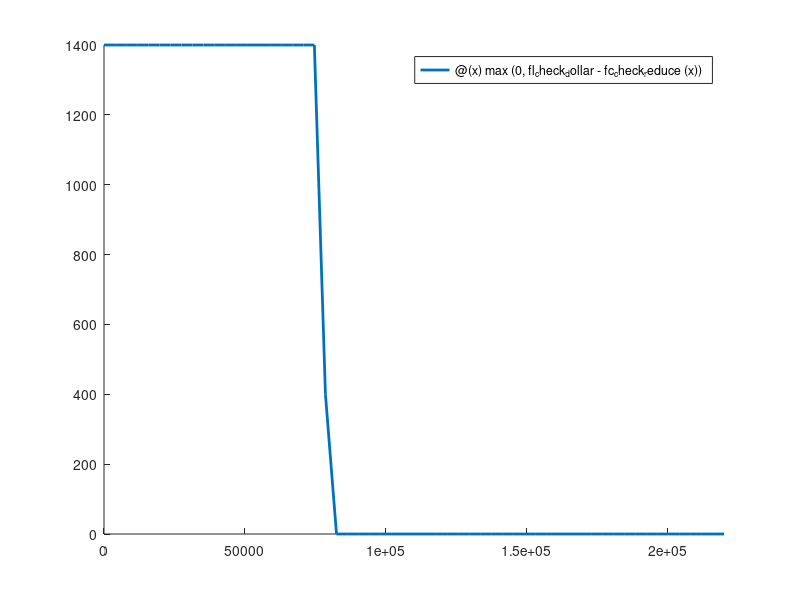

Recreate this plot in MATLAB. (Note: this script raises an error after producing the figure.)
%% SNW_STIMULUS_CHECKS_BIDEN Biden checks, not used in Matlab
%    Biden checks, not ujsed in matlab
%
%    See also SNWX_STIMULUS_CHECKS
%

function [varargout] = snw_stimulus_checks_biden(varargin)
% Load inputs or not
if (~isempty(varargin))
    % this relies on externally generated parameters, defaults do not have to be generated
    % if this file has to be invoked many times, then this saves time by avoiding
    % regenerating defaults over and over again
    
    if (length(varargin) ==3)
        [it_kids, bl_marital, bl_visualize] = varargin{:};
    end
    
else
    close all;
    
    bl_visualize = true;
    [it_kids, bl_marital] = deal(0,0);
    
end

% Second round check
fc_stimulus_biden = snwi_stimulus_check(it_kids, bl_marital);

% Visualize
if (bl_visualize)
    figure();
    hold on;
    
    % Set bounds on the domain
    fl_x_lower = 0;
    fl_x_higher = 220000;
    
    % Graph
    pl_check = fplot(fc_stimulus_biden, [fl_x_lower, fl_x_higher],...
        '-', 'Linewidth',2);
    
    % Legend
    legend([pl_check], ...
        {'Biden checks'}, ...
        'Location','best',...
        'NumColumns',1,'FontSize',12,'TextColor','black');
    
    % Add x-axis and y-axis
    pl_xline = xline(0);
    pl_yline = yline(0);
    pl_xline.HandleVisibility = 'off';
    pl_yline.HandleVisibility = 'off';
    
    % Title and y and y-able
    title({'Biden stimulus check amounts as a function of household income (under consideration)',...
        ['Kids count = ' num2str(it_kids) '; marital status = ' num2str(bl_marital)]}, ...
        'Interpreter', "none");
    ylabel('Stimulus check amount');
    xlabel('income levels');
    
    % Add grids
    grid on;
    grid minor;
end

%% Return 
varargout = cell(nargout,0);
for it_k = 1:nargout
    if (it_k==1)
        ob_out_cur = fc_stimulus_biden;
    end
    varargout{it_k} = ob_out_cur;
end

end

%% Biden Check Actual
function fc_stimulus_check = snwi_stimulus_check(it_kids, bl_marital)

fl_stimulus_adult = 1400;
fl_stimulus_child = 1400;
fl_slope_m0k0 = 1400/(80000-75000);
fl_slope_m0k1 = 2800/(120000-112500);
fl_slope_m0k2 = 4200/(120000-112500);
fl_slope_m0k3 = 5600/(120000-112500);
fl_slope_m0k4 = 7000/(120000-112500);
% disp(['Check Reduction Per $100 fl_slope_m0k0=' num2str(round(fl_slope_m0k0*100, 3))]);
% disp(['Check Reduction Per $100 fl_slope_m0k1=' num2str(round(fl_slope_m0k1*100, 3))]);
% disp(['Check Reduction Per $100 fl_slope_m0k2=' num2str(round(fl_slope_m0k2*100, 3))]);
% disp(['Check Reduction Per $100 fl_slope_m0k3=' num2str(round(fl_slope_m0k3*100, 3))]);
% disp(['Check Reduction Per $100 fl_slope_m0k4=' num2str(round(fl_slope_m0k4*100, 3))]);

fl_slope_m1k0 = 2800/(160000-150000);
fl_slope_m1k1 = 4200/(160000-150000);
fl_slope_m1k2 = 5600/(160000-150000);
fl_slope_m1k3 = 7000/(160000-150000);
fl_slope_m1k4 = 8400/(160000-150000);
% disp(['Check Reduction Per $100 fl_slope_m1k0=' num2str(round(fl_slope_m1k0*100, 3))]);
% disp(['Check Reduction Per $100 fl_slope_m1k1=' num2str(round(fl_slope_m1k1*100, 3))]);
% disp(['Check Reduction Per $100 fl_slope_m1k2=' num2str(round(fl_slope_m1k2*100, 3))]);
% disp(['Check Reduction Per $100 fl_slope_m1k3=' num2str(round(fl_slope_m1k3*100, 3))]);
% disp(['Check Reduction Per $100 fl_slope_m1k4=' num2str(round(fl_slope_m1k4*100, 3))]);

% Check Reduction Per $100 fl_slope_m0k0=28
% Check Reduction Per $100 fl_slope_m0k1=37.333
% Check Reduction Per $100 fl_slope_m0k2=56
% Check Reduction Per $100 fl_slope_m0k3=74.667
% Check Reduction Per $100 fl_slope_m0k4=93.333
% Check Reduction Per $100 fl_slope_m1k0=28
% Check Reduction Per $100 fl_slope_m1k1=42
% Check Reduction Per $100 fl_slope_m1k2=56
% Check Reduction Per $100 fl_slope_m1k3=70
% Check Reduction Per $100 fl_slope_m1k4=84

% start point household head
fl_check_dollar = fl_stimulus_adult;
% married household gets more, marital = 0, 1
fl_check_dollar = fl_check_dollar + bl_marital*fl_stimulus_adult;
% Households with kids: 0, 1,2,3,4
fl_check_dollar = fl_check_dollar + it_kids*fl_stimulus_child;

if (~bl_marital && it_kids == 0)
    % The benefit would start decreasing at a rate of $5 for every additional $100 in income
    fc_check_reduce = @(x) ((max(x - 75000,0))*fl_slope_m0k0);
end

% phaseout starts $112,500 for heads of household
if (~bl_marital && it_kids == 1)    
    fc_check_reduce = @(x) ((max(x - 112500,0))*fl_slope_m0k1);
elseif (~bl_marital && it_kids == 2)
    fc_check_reduce = @(x) ((max(x - 112500,0))*fl_slope_m0k2);
elseif (~bl_marital && it_kids == 3)
    fc_check_reduce = @(x) ((max(x - 112500,0))*fl_slope_m0k3);
elseif (~bl_marital && it_kids == 4)
    fc_check_reduce = @(x) ((max(x - 112500,0))*fl_slope_m0k4);
end

% phaseout starts $150,000 for heads of household
if (bl_marital && it_kids == 0)
    fc_check_reduce = @(x) ((max(x - 150000,0))*fl_slope_m1k0);
elseif (bl_marital && it_kids == 1)
    fc_check_reduce = @(x) ((max(x - 150000,0))*fl_slope_m1k1);
elseif (bl_marital && it_kids == 2)
    fc_check_reduce = @(x) ((max(x - 150000,0))*fl_slope_m1k2);
elseif (bl_marital && it_kids == 3)
    fc_check_reduce = @(x) ((max(x - 150000,0))*fl_slope_m1k3);
elseif (bl_marital && it_kids == 4)
    fc_check_reduce = @(x) ((max(x - 150000,0))*fl_slope_m1k4);
end

% stimulus check function first check
fc_stimulus_check = @(x) max(0, fl_check_dollar - fc_check_reduce(x));

end

%% Biden Check Proposed
function fc_stimulus_check = snwi_stimulus_check_proposed(it_kids, bl_marital)
% x is household income
% ,Single with 0 children,Stimulus check,,,Single with 1 child,Stimulus check,,,Single with 2 children,Stimulus check,,,Single with 3 children,Stimulus check,,,Single with 4 children,Stimulus check,,,,,Married,Child count
% Income,75000,1400,,Income,112500,2800,,Income,112500,4200,,Income,112500,5600,,Income,112500,7000,,,,,,
% Income,100000,0,,Income,150000,0,,Income,150000,0,,Income,150000,0,,Income,150000,0,,,,,,
% ,Married with 0 children,Stimulus check,,,Married with 1 child,Stimulus check,,,Married with 2 children,Stimulus check,,,Married with 3 children,Stimulus check,,,Married with 4 children,Stimulus check,,,,,,
% Income,150000,2800,,Income,150000,4200,,Income,150000,5600,,Income,150000,7000,,Income,150000,8400,,,,,,
% Income,200000,0,,Income,200000,0,,Income,200000,0,,Income,200000,0,,Income,200000,0,,,,,,

fl_stimulus_adult = 1400;
fl_stimulus_child = 1400;
fl_slope_m0k0 = 1400/(100000-75000);
fl_slope_m0k1 = 2800/(150000-112500);
fl_slope_m0k2 = 4200/(150000-112500);
fl_slope_m0k3 = 5600/(150000-112500);
fl_slope_m0k4 = 7000/(150000-112500);
% disp(['Check Reduction Per $100 fl_slope_m0k0=' num2str(round(fl_slope_m0k0*100, 3))]);
% disp(['Check Reduction Per $100 fl_slope_m0k1=' num2str(round(fl_slope_m0k1*100, 3))]);
% disp(['Check Reduction Per $100 fl_slope_m0k2=' num2str(round(fl_slope_m0k2*100, 3))]);
% disp(['Check Reduction Per $100 fl_slope_m0k3=' num2str(round(fl_slope_m0k3*100, 3))]);
% disp(['Check Reduction Per $100 fl_slope_m0k4=' num2str(round(fl_slope_m0k4*100, 3))]);

fl_slope_m1k0 = 2800/(200000-150000);
fl_slope_m1k1 = 4200/(200000-150000);
fl_slope_m1k2 = 5600/(200000-150000);
fl_slope_m1k3 = 7000/(200000-150000);
fl_slope_m1k4 = 8400/(200000-150000);
% disp(['Check Reduction Per $100 fl_slope_m1k0=' num2str(round(fl_slope_m1k0*100, 3))]);
% disp(['Check Reduction Per $100 fl_slope_m1k1=' num2str(round(fl_slope_m1k1*100, 3))]);
% disp(['Check Reduction Per $100 fl_slope_m1k2=' num2str(round(fl_slope_m1k2*100, 3))]);
% disp(['Check Reduction Per $100 fl_slope_m1k3=' num2str(round(fl_slope_m1k3*100, 3))]);
% disp(['Check Reduction Per $100 fl_slope_m1k4=' num2str(round(fl_slope_m1k4*100, 3))]);

% Check Reduction Per $100 fl_slope_m0k0=5.6
% Check Reduction Per $100 fl_slope_m0k1=7.467
% Check Reduction Per $100 fl_slope_m0k2=11.2
% Check Reduction Per $100 fl_slope_m0k3=14.933
% Check Reduction Per $100 fl_slope_m0k4=18.667
% Check Reduction Per $100 fl_slope_m1k0=5.6
% Check Reduction Per $100 fl_slope_m1k1=8.4
% Check Reduction Per $100 fl_slope_m1k2=11.2
% Check Reduction Per $100 fl_slope_m1k3=14
% Check Reduction Per $100 fl_slope_m1k4=16.8

% start point household head
fl_check_dollar = fl_stimulus_adult;
% married household gets more, marital = 0, 1
fl_check_dollar = fl_check_dollar + bl_marital*fl_stimulus_adult;
% Households with kids: 0, 1,2,3,4
fl_check_dollar = fl_check_dollar + it_kids*fl_stimulus_child;

if (~bl_marital && it_kids == 0)
    % The benefit would start decreasing at a rate of $5 for every additional $100 in income
    fc_check_reduce = @(x) ((max(x - 75000,0))*fl_slope_m0k0);
end

% phaseout starts $112,500 for heads of household
if (~bl_marital && it_kids == 1)    
    fc_check_reduce = @(x) ((max(x - 112500,0))*fl_slope_m0k1);
elseif (~bl_marital && it_kids == 2)
    fc_check_reduce = @(x) ((max(x - 112500,0))*fl_slope_m0k2);
elseif (~bl_marital && it_kids == 3)
    fc_check_reduce = @(x) ((max(x - 112500,0))*fl_slope_m0k3);
elseif (~bl_marital && it_kids == 4)
    fc_check_reduce = @(x) ((max(x - 112500,0))*fl_slope_m0k4);
end

% phaseout starts $150,000 for heads of household
if (bl_marital && it_kids == 0)
    fc_check_reduce = @(x) ((max(x - 150000,0))*fl_slope_m1k0);
elseif (bl_marital && it_kids == 1)
    fc_check_reduce = @(x) ((max(x - 150000,0))*fl_slope_m1k1);
elseif (bl_marital && it_kids == 2)
    fc_check_reduce = @(x) ((max(x - 150000,0))*fl_slope_m1k2);
elseif (bl_marital && it_kids == 3)
    fc_check_reduce = @(x) ((max(x - 150000,0))*fl_slope_m1k3);
elseif (bl_marital && it_kids == 4)
    fc_check_reduce = @(x) ((max(x - 150000,0))*fl_slope_m1k4);
end

% stimulus check function first check
fc_stimulus_check = @(x) max(0, fl_check_dollar - fc_check_reduce(x));

end
